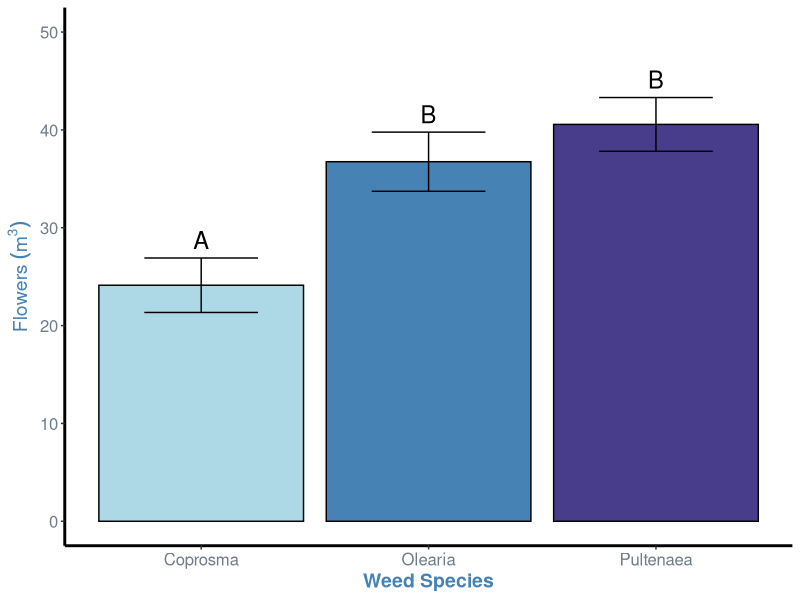

Write the R code that produced this figure.
## ---- chunk 1
library(knitr)
knitr::opts_chunk$set(warning = FALSE, message = FALSE)

## ---- chunk 2
library(tidyverse)
#setwd("E:/Demonstrating&Teaching/BIOL360 R module")
weeds<-read.csv("../../../resources/datafiles/weeds.csv")
weeds <- rename(weeds, flowers = flowers.m3)
weeds.summarise <- weeds %>% group_by(species) %>%
  summarise(mean = mean(flowers), se=sd(flowers)/sqrt(n()))
weeds.summarise2 <- weeds %>% group_by(species, soil) %>%
  summarise(mean = mean(flowers), se=sd(flowers/sqrt(n())))
weeds.aov2 <- aov(flowers ~ species * soil, data = weeds)
## ---- chunk 3

weeds.bar <- ggplot(weeds.summarise, aes(x=species, y=mean, fill=species))+
  geom_bar(stat="identity", show.legend=F, colour="black")+
  labs(x="Weed Species", y= expression(Flowers~(m^3)))+
  theme(panel.background = element_blank(), panel.grid = element_blank(), axis.line = element_line(colour = "black", size=1), axis.text = element_text(colour="lightsteelblue4", size=12), axis.title = element_text(colour="steelblue", size=14, face="bold"))+
  scale_fill_manual(values = c("lightblue", "steelblue", "darkslateblue"))+
  geom_errorbar(aes(ymin = mean-se, ymax = mean+se), width=0.5)+
  geom_text(label = c("A", "B", "B"), aes(y=mean+se, x=species), vjust=-0.5, size=6) +
  ylim(0, 50)

weeds.bar
